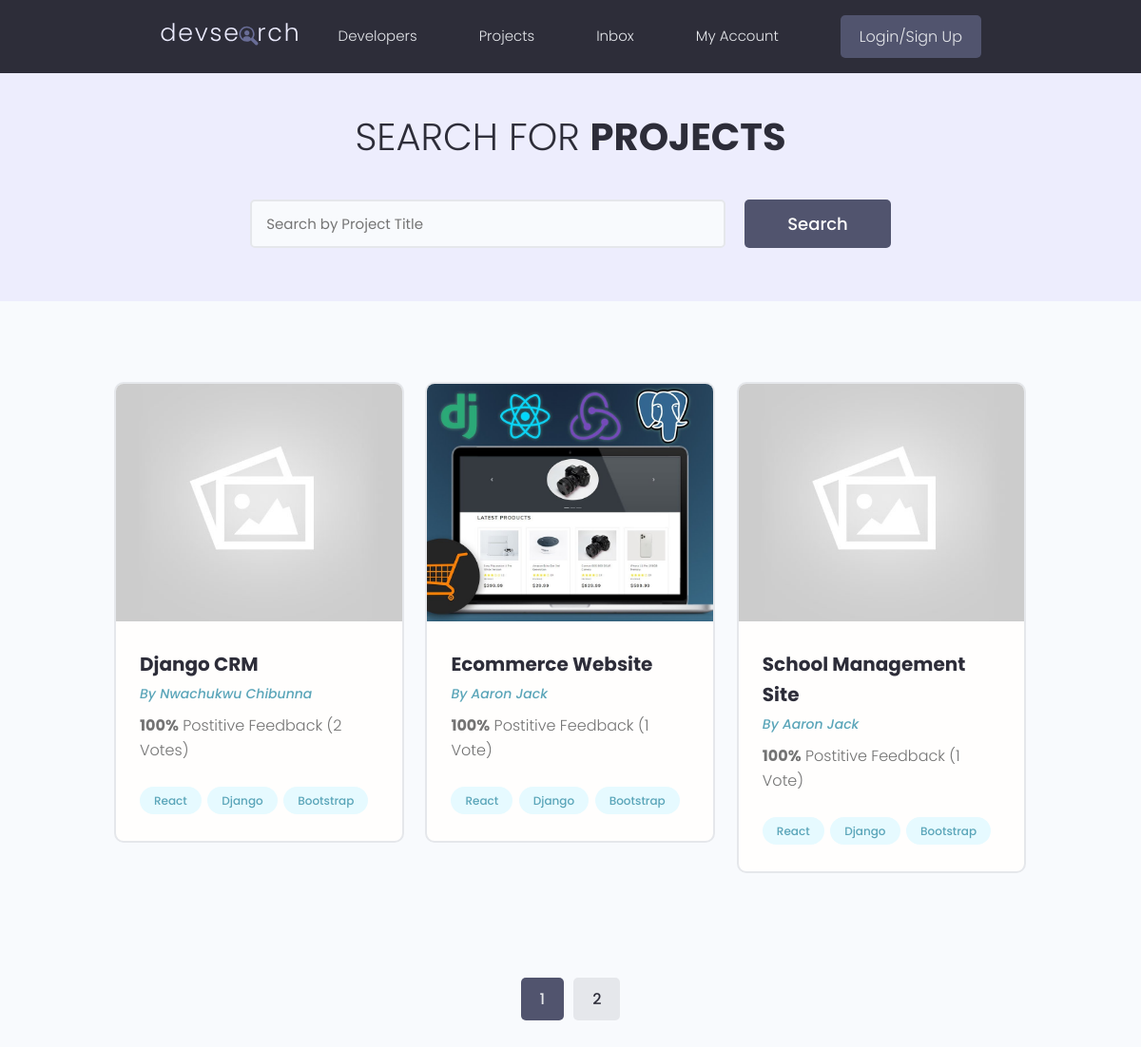
/projects/, run on the app's committed database.
### project/models.py (models this page shows, shortened)
class Project(models.Model):
    owner = models.ForeignKey(Profile, on_delete = models.CASCADE, null = True, blank = True)
    title = models.CharField(max_length = 200)
    description = models.TextField(null=True, blank=True)
    image = models.ImageField(upload_to = 'img', default = 'img/default.jpg')
    tags = models.ManyToManyField('Tag')
    demo_link = models.CharField(max_length = 2000, null=True, blank=True)
    source_link = models.CharField(max_length = 2000, null=True, blank=True)
    id = models.UUIDField(default = uuid.uuid4, editable = False, unique = True, primary_key = True)
    vote_ratio = models.IntegerField(default=0, null = True, blank = True)
    vote_total = models.IntegerField(default=0, null = True, blank = True)
    created = models.DateTimeField(auto_now_add = True)
    class Meta:
        ordering = ['-vote_ratio', '-vote_total', 'title']

class Tag(models.Model):
    name = models.CharField(max_length=200)
    def __str__(self):
        return self.name

### user/models.py (models this page shows, shortened)
class Profile(models.Model):
    user = models.OneToOneField(User, on_delete = models.CASCADE)
    name = models.CharField(max_length = 200, blank = True, null = True,)
    username = models.CharField(max_length = 200, blank = True, null = True,)
    image = models.ImageField(blank = True, null = True, upload_to = 'static/profile', default='profile/user-default.png')
    email = models.EmailField(blank=True, null=True, default='devsearch@email.com')
    profession = models.CharField(max_length = 500, blank = True, null = True,)
    bio  = models.TextField(blank = True, null = True,)
    social_linkedin = models.CharField(max_length = 2000, blank = True, null = True,)
    social_website= models.CharField(max_length = 2000, blank = True, null = True,)
    created = models.DateTimeField(auto_now_add = True)
    id = models. UUIDField(default = uuid.uuid4, editable = False, primary_key = True, unique = True)
    location = models.CharField(max_length = 200, blank = True, null = True,)

### project/views.py (the view)
# urls.py: path('projects/', views.IndexView, name = 'index'),
def IndexView(request):
    search_query = ''
    if request.GET.get('text'):
        search_query = request.GET.get('text')
    tags = Tag.objects.filter(name__icontains = search_query)
    projects = Project.objects.distinct().filter(Q(title__icontains = search_query) |
    Q(owner__name__icontains = search_query) |
    Q(description__icontains = search_query) |
    Q(tags__in = tags))
    page = request.GET.get('page')
    num = 3
    paginator = Paginator(projects, num)
    try:
        projects = paginator.page(page)
    except PageNotAnInteger:
        page = 1
        projects = paginator.page(page)
    except EmptyPage:
        page = paginator.num_pages
        projects = paginator.page(page)
    context = {'projects':projects, 'search_query': search_query, "paginator": paginator}
    return render(request, 'project/index.html', context)

### project/templates/project/index.html (shortened to what this page needs)
{% extends 'base.html' %}
{% block content %}
 <main class="projects">
    <section class="hero-section text-center">
      <div class="container container--narrow">
        <div class="hero-section__box">
          <h2>Search for <span>Projects</span></h2>
        </div>
        <div class="hero-section__search">
          <form class="form" action="#" method="get" id = 'searchForm'>
            <div class="form__field">
              <input class="input input--text" id="formInput#search" type="text" name="text"
                value = '{{search_query}}' placeholder="Search by Project Title" />
            </div>
            <input class="btn btn--sub btn--lg" type="submit" value="Search" />
          </form>
        </div>
      </div>
    </section>
    <section class="projectsList">
      <div class="container">
        <div class="grid grid--three">
            {% for project in projects %}
          <div class="column">
            <div class="card project">
              <a href=" {% url 'detailview' project.id  %} " class="project">
                <img class="project__thumbnail" src="{{project.image.url}}" alt="project thumbnail" />
                <div class="card__body">
                  <h3 class="project__title">{{project.title}}</h3>
                  <p><a class="project__author" href="{% url 'profile-detail' project.owner.id %}">By {{project.owner.name}}</a></p>
                  <p class="project--rating">
                    <span style="font-weight: bold;">{{project.vote_ratio}}%</span> Postitive
                    Feedback ({{project.vote_total}} Vote{{project.vote_total | pluralize:"s"}})
                  </p>
                  <div class="project__tags">
                      {% for tag in project.tags.all %}
                    <span class="tag tag--pill tag--main">
                      <small>{{tag}}</small>
                    </span>
                    {% endfor %}
                  </div>
                </div>
              </a>
            </div>
          </div>
          {% endfor %}
        </div>
      </div>
    </section>
    <div class="pagination">
      <ul class="container">
        {% for page in paginator.page_range %}
        {% if page == projects.number %}
        <li><a href="?page={{page}}" class="btn page-link btn--sub " data-page= "{{page}}" >{{page}}</a></li>
        {% else %}
        <li><a href="?page={{page}}" class="btn page-link" data-page= "{{page}}">{{page}}</a></li>
        {% endif %}
        {% endfor %}
      </ul>
    </div>
  </main>
  {% endblock %}

### templates/base.html (shortened to what this page needs)
<!DOCTYPE html>
<html lang="en">
{% load static %}
<head>
  <link rel="stylesheet" href="https://cdn.iconmonstr.com/1.3.0/css/iconmonstr-iconic-font.min.css" />
  <link rel="stylesheet" href="{% static 'uikit/styles/uikit.css' %}" />
  <link rel="stylesheet" href="{% static 'styles/app.css' %}" />
</head>
<body>
    {% include "navbar.html" %}
    {% block content %}{% endblock %}
</body>
</html>

### templates/navbar.html (shortened to what this page needs)
{% load static %}
<header class="header">
    <div class="container container--narrow">
      <a href="/" class="header__logo">
        <img src="{% static 'images/logo.svg' %}" alt="DevSearch Logo" />
      </a>
      <nav class="header__nav">
        <ul class="header__menu">
          <li class="header__menuItem"><a href="{% url 'profile' %}">Developers</a></li>
          <li class="header__menuItem"><a href="{% url 'index' %}">Projects</a></li>
          <li class="header__menuItem"><a href=" {% url 'inbox' %} ">Inbox</a></li>
          <li class="header__menuItem"><a href="{% url 'account' %}">My Account</a></li>
          {% if request.user.is_authenticated %}
          <li class="header__menuItem"><a href="#"> Hi, {{request.user.username}} </a></li>
          <li class="header__menuItem"><a href="{% url 'signout' %}">Logout</a></li>
          {% else %}
          <li class="header__menuItem"><a href="{% url 'signup' %}" class="btn btn--sub">Login/Sign Up</a></li>
          {% endif %}
        </ul>
      </nav>
    </div>
  </header>

### static/styles/app.css (style rules this page uses)
:root { --color-sub: #2d2d39; }
.btn--sub { background-color: var(--color-sub-light); }
.card { border: 2px solid var(--color-light); }
img { width: 100%; }
.header { position: sticky; z-index: 111; background-color: var(--color-sub); padding: 1.5rem 0; }
.header > .container { display: flex; justify-content: space-between; align-items: center; }
.header__logo > img { height: 3.8rem; }
.header__nav > ul { display: inline-flex; align-items: center; list-style: none; gap: 6.5rem; }
.header__menuItem > a { color: var(--color-light); font-weight: 300; }
.hero-section { height: 40vh; display: flex; align-items: center; background-color: var(--color-sub); }
.hero-section__box { margin-bottom: 4rem; }
.hero-section__box > h2, .hero-section__box > h2 > span { font-size: 4rem; color: var(--color-light); line-height: 1.3; text-transform: uppercase; }
.hero-section__box > h2 { font-weight: 300; }
.hero-section__box > h2 > span { font-weight: 700; }
.hero-section__search > .form { display: flex; align-items: center; justify-content: center; gap: 2rem; }
.hero-section__search > .form input.input--text { width: 50rem; }
.pagination { margin-top: 8rem; margin-bottom: 10rem; }
.pagination > ul { flex-wrap: wrap; list-style: none; display: flex; align-items: center; justify-content: center; gap: 1rem; }
.pagination .btn { color: var(--color-sub); }
.pagination .btn.btn--sub { color: var(--color-light); }
.project__author { font-size: 1.4rem; font-style: italic; }
.project--rating { margin-bottom: 1.6em; margin-top: .5em; }
.projects > .hero-section { background: var(--color-sub-lighter); height: 30vh; }
.projects .hero-section__box { margin-bottom: 2.5rem; }
.projects .hero-section__box > h2 { color: var(--color-sub); }
.projects .hero-section__box > h2 > span { font-weight: 700; color: var(--color-sub); }
.projectsList { margin-top: 8rem; }
.project__thumbnail { height: 25rem; object-fit: cover; object-position: top center; }
.project__title { font-size: 2rem; font-weight: 700; color: var(--color-sub); }

### static/uikit/styles/modules/_variables.css (style rules this page uses)
:root { --color-main: #5aa5b9; --color-main-light: #e6faff; --color-sub: #3f4156; --color-sub-light: #51546e; --color-sub-lighter: #ededfd; --color-text: #737373; --color-gray: #8b8b8b; --color-light: #e5e7eb; --color-light-gray: #767676; --color-bg: #f8fafd; --color-white: #fffefd; --color-white-light: #f3f3f3; --color-success: #359e64; --color-success-bg: #def8e8; --color-error: #fc4b0b; --color-error-bg: #fff2ee; --font-base: 'Poppins', arial, helvetica, 'Segoe UI', roboto, ubuntu, sans-serif; --font-monospace: 'Fira Code', 'Courier New', courier, monospace; --font-regular: 300; --font-medium: 500; --font-bold: 700; --generic-shadow: 1px 1px 5px #00000010; --generic-transition: all 0.3s ease-in-out; }

### static/uikit/styles/modules/_base.css (style rules this page uses)
* { margin: 0; padding: 0; box-sizing: border-box; text-rendering: optimizeLegibility; color: inherit; font-size: inherit; }
html { font-size: 50%; }
@media only screen and (min-width: 480px) { html { font-size: 56.25%; } }
@media only screen and (min-width: 1200px) { html { font-size: 62.5%; } }
body { line-height: 1.6; font-weight: 400; font-size: 1.5rem; color: var(--color-text); background-color: var(--color-bg); min-height: 100vh; }

### static/uikit/styles/modules/_typography.css (style rules this page uses)
* { font-family: var(--font-base); }
h2 { font-size: 3.6rem; font-weight: var(--font-bold); }
h3 { font-size: 3.2rem; font-weight: var(--font-medium); }
p, span, strong { font-size: 1.6rem; color: var(--color-text); font-weight: var(--font-regular); }
a { padding-bottom: 2px; text-decoration: none; display: inline-block; color: var(--color-main); font-weight: var(--font-medium); }

### static/uikit/styles/modules/_utilities.css (style rules this page uses)
.container { width: 92%; max-width: 165rem; margin: 0 auto; box-sizing: border-box; }
.container--narrow { width: 92%; max-width: 120rem; }
@media screen and (min-width: 1000px) { .container { width: 90%; } }
@media screen and (min-width: 1000px) { .container--narrow { width: 85%; } }
@media screen and (min-width: 1200px) { .container { width: 80%; } }
@media screen and (min-width: 1200px) { .container--narrow { width: 72%; } }
.text-center { text-align: center; }

### static/uikit/styles/modules/_card.css (style rules this page uses)
.card { border-radius: 1rem; background-color: var(--color-white); border: 1.5px solid var(--color-light); width: auto; height: auto; margin-top: 0.5rem; margin-bottom: 0.5rem; overflow: hidden; }
.card__body, .card__header { padding: 2rem 2.5rem; }

### data on the page
Project: image (placeholder picture), title "Django CRM", owner.name "Nwachukwu Chibunna", vote_ratio "100", vote_total "2", vote_total|pluralize "s"
Tag: name "React"
Tag: name "Django"
Tag: name "Bootstrap"
Project: image (picture), title "Ecommerce Website", owner.name "Aaron Jack", vote_ratio "100", vote_total "1"
Project: image (placeholder picture), title "School Management Site", owner.name "Aaron Jack", vote_ratio "100", vote_total "1"

### other printed values
{{ page }} "1"
{{ page }} "2"
